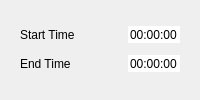
         <widget class="QWidget" name="pageOne">
          <layout class="QHBoxLayout" name="horizontalLayout_7">
           <item>
            <widget class="QFrame" name="">
             <property name="styleSheet">
              <string notr="true"/>
             </property>
             <layout class="QGridLayout" name="gridLayout_58">
              <item row="1" column="2">
               <widget class="QTimeEdit" name="end_time">
                <property name="frame">
                 <bool>false</bool>
                </property>
                <property name="buttonSymbols">
                 <enum>QAbstractSpinBox::NoButtons</enum>
                </property>
               </widget>
              </item>
              <item row="0" column="0" colspan="2">
               <widget class="QLabel" name="label_4">
                <property name="text">
                 <string>Start Time</string>
                </property>
               </widget>
              </item>
              <item row="1" column="0" colspan="2">
               <widget class="QLabel" name="label_5">
                <property name="text">
                 <string>End Time</string>
                </property>
               </widget>
              </item>
              <item row="0" column="2">
               <widget class="QTimeEdit" name="start_time">
                <property name="frame">
                 <bool>false</bool>
                </property>
                <property name="buttonSymbols">
                 <enum>QAbstractSpinBox::NoButtons</enum>
                </property>
               </widget>
              </item>
             </layout>
            </widget>
           </item>
          </layout>
         </widget>
